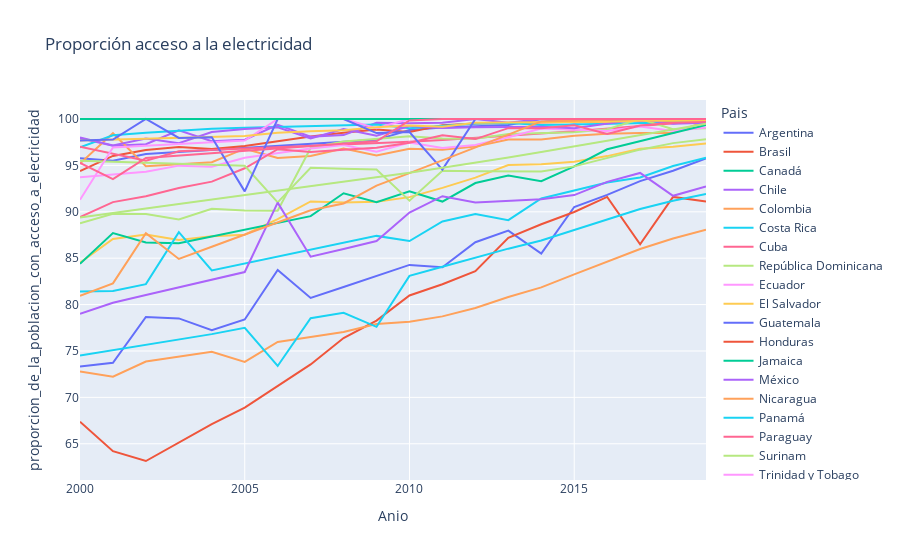

The notebook cell this image was saved under:
### Code cell
tabla_g2 = df.filter(items=['Anio','proporcion_de_la_poblacion_con_acceso_a_elecricidad','Pais'])
tabla_g2.reset_index(inplace=True)
fig = px.line(tabla_g2, 'Anio','proporcion_de_la_poblacion_con_acceso_a_elecricidad', color= 'Pais', title='Proporción acceso a la electricidad')
fig.show()

### Figure 1 — Plotly figure (JSON) as saved in the notebook; plotly's stock layout.template omitted (floating-point values rounded to 4 significant figures)
{"data": [{"hovertemplate": "Pais=Argentina<br>Anio=%{x}<br>proporcion_de_la_poblacion_con_acceso_a_elecricidad=%{y}<extra></extra>", "legendgroup": "Argentina", "line": {"color": "#636efa", "dash": "solid"}, "marker": {"symbol": "circle"}, "mode": "lines", "name": "Argentina", "orientation": "v", "showlegend": true, "type": "scatter", "x": [2000, 2001, 2002, 2003, 2004, 2005, 2006, 2007, 2008, 2009, 2010, 2011, 2012, 2013, 2014, 2015, 2016, 2017, 2018, 2019], "xaxis": "x", "y": [95.78, 95.51, 96.23, 96.44, 96.65, 96.86, 97.08, 97.29, 97.52, 97.75, 98.82, 99.1, 99.23, 99.34, 100, 99.63, 99.85, 100, 99.99, 100], "yaxis": "y"}, {"hovertemplate": "Pais=Brasil<br>Anio=%{x}<br>proporcion_de_la_poblacion_con_acceso_a_elecricidad=%{y}<extra></extra>", "legendgroup": "Brasil", "line": {"color": "#EF553B", "dash": "solid"}, "marker": {"symbol": "circle"}, "mode": "lines", "name": "Brasil", "orientation": "v", "showlegend": true, "type": "scatter", "x": [2000, 2001, 2002, 2003, 2004, 2005, 2006, 2007, 2008, 2009, 2010, 2011, 2012, 2013, 2014, 2015, 2016, 2017, 2018, 2019], "xaxis": "x", "y": [94.39, 96.02, 96.65, 96.98, 96.77, 97.09, 97.59, 98.13, 98.53, 98.86, 98.6, 99.33, 99.52, 99.58, 99.65, 99.71, 99.7, 99.8, 99.7, 99.8], "yaxis": "y"}, {"hovertemplate": "Pais=Canadá<br>Anio=%{x}<br>proporcion_de_la_poblacion_con_acceso_a_elecricidad=%{y}<extra></extra>", "legendgroup": "Canadá", "line": {"color": "#00cc96", "dash": "solid"}, "marker": {"symbol": "circle"}, "mode": "lines", "name": "Canadá", "orientation": "v", "showlegend": true, "type": "scatter", "x": [2000, 2001, 2002, 2003, 2004, 2005, 2006, 2007, 2008, 2009, 2010, 2011, 2012, 2013, 2014, 2015, 2016, 2017, 2018, 2019], "xaxis": "x", "y": [100, 100, 100, 100, 100, 100, 100, 100, 100, 100, 100, 100, 100, 100, 100, 100, 100, 100, 100, 100], "yaxis": "y"}, {"hovertemplate": "Pais=Chile<br>Anio=%{x}<br>proporcion_de_la_poblacion_con_acceso_a_elecricidad=%{y}<extra></extra>", "legendgroup": "Chile", "line": {"color": "#ab63fa", "dash": "solid"}, "marker": {"symbol": "circle"}, "mode": "lines", "name": "Chile", "orientation": "v", "showlegend": true, "type": "scatter", "x": [2000, 2001, 2002, 2003, 2004, 2005, 2006, 2007, 2008, 2009, 2010, 2011, 2012, 2013, 2014, 2015, 2016, 2017, 2018, 2019], "xaxis": "x", "y": [97.94, 97.12, 97.28, 98.78, 97.61, 97.77, 99.37, 98.09, 98.26, 99.59, 99.54, 99.59, 100, 99.6, 100, 99.71, 100, 99.7, 100, 100], "yaxis": "y"}, {"hovertemplate": "Pais=Colombia<br>Anio=%{x}<br>proporcion_de_la_poblacion_con_acceso_a_elecricidad=%{y}<extra></extra>", "legendgroup": "Colombia", "line": {"color": "#FFA15A", "dash": "solid"}, "marker": {"symbol": "circle"}, "mode": "lines", "name": "Colombia", "orientation": "v", "showlegend": true, "type": "scatter", "x": [2000, 2001, 2002, 2003, 2004, 2005, 2006, 2007, 2008, 2009, 2010, 2011, 2012, 2013, 2014, 2015, 2016, 2017, 2018, 2019], "xaxis": "x", "y": [95.2, 98.47, 94.91, 95.13, 95.35, 96.8, 95.79, 96.02, 96.81, 96.06, 96.79, 96.69, 97.03, 97.78, 97.79, 98.19, 98.4, 98.5, 98.5, 99.76], "yaxis": "y"}, {"hovertemplate": "Pais=Costa Rica<br>Anio=%{x}<br>proporcion_de_la_poblacion_con_acceso_a_elecricidad=%{y}<extra></extra>", "legendgroup": "Costa Rica", "line": {"color": "#19d3f3", "dash": "solid"}, "marker": {"symbol": "circle"}, "mode": "lines", "name": "Costa Rica", "orientation": "v", "showlegend": true, "type": "scatter", "x": [2000, 2001, 2002, 2003, 2004, 2005, 2006, 2007, 2008, 2009, 2010, 2011, 2012, 2013, 2014, 2015, 2016, 2017, 2018, 2019], "xaxis": "x", "y": [96.94, 98.25, 98.51, 98.7, 98.95, 99.05, 99.15, 99.22, 99.26, 99.41, 99.0, 99.23, 99.5, 99.56, 99.36, 99.41, 99.5, 99.6, 99.7, 99.71], "yaxis": "y"}, {"hovertemplate": "Pais=Cuba<br>Anio=%{x}<br>proporcion_de_la_poblacion_con_acceso_a_elecricidad=%{y}<extra></extra>", "legendgroup": "Cuba", "line": {"color": "#FF6692", "dash": "solid"}, "marker": {"symbol": "circle"}, "mode": "lines", "name": "Cuba", "orientation": "v", "showlegend": true, "type": "scatter", "x": [2000, 2001, 2002, 2003, 2004, 2005, 2006, 2007, 2008, 2009, 2010, 2011, 2012, 2013, 2014, 2015, 2016, 2017, 2018, 2019], "xaxis": "x", "y": [97, 96.23, 95.5, 96.51, 96.65, 96.79, 96.93, 97.07, 97.22, 97.38, 97.56, 97.75, 97.95, 98.18, 98.42, 98.68, 98.95, 99.24, 99.52, 99.8], "yaxis": "y"}, {"hovertemplate": "Pais=República Dominicana<br>Anio=%{x}<br>proporcion_de_la_poblacion_con_acceso_a_elecricidad=%{y}<extra></extra>", "legendgroup": "República Dominicana", "line": {"color": "#B6E880", "dash": "solid"}, "marker": {"symbol": "circle"}, "mode": "lines", "name": "República Dominicana", "orientation": "v", "showlegend": true, "type": "scatter", "x": [2000, 2001, 2002, 2003, 2004, 2005, 2006, 2007, 2008, 2009, 2010, 2011, 2012, 2013, 2014, 2015, 2016, 2017, 2018, 2019], "xaxis": "x", "y": [88.76, 89.79, 89.75, 89.17, 90.32, 90.14, 90.12, 96.88, 97.58, 97.86, 98.15, 97.9, 97.87, 98.39, 98.47, 98.56, 98.9, 100, 98.9, 99], "yaxis": "y"}, {"hovertemplate": "Pais=Ecuador<br>Anio=%{x}<br>proporcion_de_la_poblacion_con_acceso_a_elecricidad=%{y}<extra></extra>", "legendgroup": "Ecuador", "line": {"color": "#FF97FF", "dash": "solid"}, "marker": {"symbol": "circle"}, "mode": "lines", "name": "Ecuador", "orientation": "v", "showlegend": true, "type": "scatter", "x": [2000, 2001, 2002, 2003, 2004, 2005, 2006, 2007, 2008, 2009, 2010, 2011, 2012, 2013, 2014, 2015, 2016, 2017, 2018, 2019], "xaxis": "x", "y": [93.73, 94.02, 94.31, 94.97, 94.87, 95.83, 96.32, 96.81, 97.21, 96.47, 97.46, 96.87, 97.19, 98.03, 98.98, 98.83, 98.7, 99.2, 98.7, 99.09], "yaxis": "y"}, {"hovertemplate": "Pais=El Salvador<br>Anio=%{x}<br>proporcion_de_la_poblacion_con_acceso_a_elecricidad=%{y}<extra></extra>", "legendgroup": "El Salvador", "line": {"color": "#FECB52", "dash": "solid"}, "marker": {"symbol": "circle"}, "mode": "lines", "name": "El Salvador", "orientation": "v", "showlegend": true, "type": "scatter", "x": [2000, 2001, 2002, 2003, 2004, 2005, 2006, 2007, 2008, 2009, 2010, 2011, 2012, 2013, 2014, 2015, 2016, 2017, 2018, 2019], "xaxis": "x", "y": [84.52, 87.06, 87.55, 86.96, 87.36, 87.53, 89.2, 91.11, 91.0, 91.08, 91.58, 92.57, 93.68, 95.04, 95.13, 95.4, 96, 96.8, 97, 97.36], "yaxis": "y"}, {"hovertemplate": "Pais=Guatemala<br>Anio=%{x}<br>proporcion_de_la_poblacion_con_acceso_a_elecricidad=%{y}<extra></extra>", "legendgroup": "Guatemala", "line": {"color": "#636efa", "dash": "solid"}, "marker": {"symbol": "circle"}, "mode": "lines", "name": "Guatemala", "orientation": "v", "showlegend": true, "type": "scatter", "x": [2000, 2001, 2002, 2003, 2004, 2005, 2006, 2007, 2008, 2009, 2010, 2011, 2012, 2013, 2014, 2015, 2016, 2017, 2018, 2019], "xaxis": "x", "y": [73.32, 73.73, 78.67, 78.51, 77.23, 78.39, 83.73, 80.72, 81.89, 83.08, 84.28, 84.03, 86.72, 87.97, 85.49, 90.52, 91.82, 93.3, 94.43, 95.74], "yaxis": "y"}, {"hovertemplate": "Pais=Honduras<br>Anio=%{x}<br>proporcion_de_la_poblacion_con_acceso_a_elecricidad=%{y}<extra></extra>", "legendgroup": "Honduras", "line": {"color": "#EF553B", "dash": "solid"}, "marker": {"symbol": "circle"}, "mode": "lines", "name": "Honduras", "orientation": "v", "showlegend": true, "type": "scatter", "x": [2000, 2001, 2002, 2003, 2004, 2005, 2006, 2007, 2008, 2009, 2010, 2011, 2012, 2013, 2014, 2015, 2016, 2017, 2018, 2019], "xaxis": "x", "y": [67.38, 64.2, 63.14, 65.09, 67.11, 68.9, 71.27, 73.55, 76.4, 78.27, 80.98, 82.2, 83.61, 87.18, 88.65, 89.98, 91.6, 86.5, 91.6, 91.1], "yaxis": "y"}, {"hovertemplate": "Pais=Jamaica<br>Anio=%{x}<br>proporcion_de_la_poblacion_con_acceso_a_elecricidad=%{y}<extra></extra>", "legendgroup": "Jamaica", "line": {"color": "#00cc96", "dash": "solid"}, "marker": {"symbol": "circle"}, "mode": "lines", "name": "Jamaica", "orientation": "v", "showlegend": true, "type": "scatter", "x": [2000, 2001, 2002, 2003, 2004, 2005, 2006, 2007, 2008, 2009, 2010, 2011, 2012, 2013, 2014, 2015, 2016, 2017, 2018, 2019], "xaxis": "x", "y": [84.39, 87.71, 86.68, 86.61, 87.34, 88.07, 88.8, 89.53, 92, 91.03, 92.2, 91.1, 93.1, 93.9, 93.3, 94.9, 96.74, 97.61, 98.49, 99.37], "yaxis": "y"}, {"hovertemplate": "Pais=México<br>Anio=%{x}<br>proporcion_de_la_poblacion_con_acceso_a_elecricidad=%{y}<extra></extra>", "legendgroup": "México", "line": {"color": "#ab63fa", "dash": "solid"}, "marker": {"symbol": "circle"}, "mode": "lines", "name": "México", "orientation": "v", "showlegend": true, "type": "scatter", "x": [2000, 2001, 2002, 2003, 2004, 2005, 2006, 2007, 2008, 2009, 2010, 2011, 2012, 2013, 2014, 2015, 2016, 2017, 2018, 2019], "xaxis": "x", "y": [98.01, 97.14, 97.9, 97.4, 98.6, 98.93, 99.11, 97.91, 98.91, 98.2, 99.24, 99.03, 99.11, 99.15, 99.17, 99, 99.5, 100, 99.5, 99.6], "yaxis": "y"}, {"hovertemplate": "Pais=Nicaragua<br>Anio=%{x}<br>proporcion_de_la_poblacion_con_acceso_a_elecricidad=%{y}<extra></extra>", "legendgroup": "Nicaragua", "line": {"color": "#FFA15A", "dash": "solid"}, "marker": {"symbol": "circle"}, "mode": "lines", "name": "Nicaragua", "orientation": "v", "showlegend": true, "type": "scatter", "x": [2000, 2001, 2002, 2003, 2004, 2005, 2006, 2007, 2008, 2009, 2010, 2011, 2012, 2013, 2014, 2015, 2016, 2017, 2018, 2019], "xaxis": "x", "y": [72.78, 72.22, 73.86, 74.39, 74.91, 73.82, 75.97, 76.5, 77.04, 77.92, 78.15, 78.73, 79.64, 80.82, 81.85, 83.25, 84.64, 85.99, 87.12, 88.06], "yaxis": "y"}, {"hovertemplate": "Pais=Panamá<br>Anio=%{x}<br>proporcion_de_la_poblacion_con_acceso_a_elecricidad=%{y}<extra></extra>", "legendgroup": "Panamá", "line": {"color": "#19d3f3", "dash": "solid"}, "marker": {"symbol": "circle"}, "mode": "lines", "name": "Panamá", "orientation": "v", "showlegend": true, "type": "scatter", "x": [2000, 2001, 2002, 2003, 2004, 2005, 2006, 2007, 2008, 2009, 2010, 2011, 2012, 2013, 2014, 2015, 2016, 2017, 2018, 2019], "xaxis": "x", "y": [81.4, 81.46, 82.2, 87.8, 83.68, 84.41, 85.15, 85.89, 86.64, 87.4, 86.85, 88.96, 89.77, 89.1, 91.44, 92.29, 93.16, 93.7, 94.93, 95.82], "yaxis": "y"}, {"hovertemplate": "Pais=Paraguay<br>Anio=%{x}<br>proporcion_de_la_poblacion_con_acceso_a_elecricidad=%{y}<extra></extra>", "legendgroup": "Paraguay", "line": {"color": "#FF6692", "dash": "solid"}, "marker": {"symbol": "circle"}, "mode": "lines", "name": "Paraguay", "orientation": "v", "showlegend": true, "type": "scatter", "x": [2000, 2001, 2002, 2003, 2004, 2005, 2006, 2007, 2008, 2009, 2010, 2011, 2012, 2013, 2014, 2015, 2016, 2017, 2018, 2019], "xaxis": "x", "y": [89.42, 91.04, 91.67, 92.56, 93.25, 94.69, 96.75, 96.45, 96.68, 96.89, 97.43, 98.24, 97.84, 99.02, 99.0, 99.33, 98.4, 99.3, 99.6, 99.7], "yaxis": "y"}, {"hovertemplate": "Pais=Surinam<br>Anio=%{x}<br>proporcion_de_la_poblacion_con_acceso_a_elecricidad=%{y}<extra></extra>", "legendgroup": "Surinam", "line": {"color": "#B6E880", "dash": "solid"}, "marker": {"symbol": "circle"}, "mode": "lines", "name": "Surinam", "orientation": "v", "showlegend": true, "type": "scatter", "x": [2000, 2001, 2002, 2003, 2004, 2005, 2006, 2007, 2008, 2009, 2010, 2011, 2012, 2013, 2014, 2015, 2016, 2017, 2018, 2019], "xaxis": "x", "y": [95.49, 95.4, 95.29, 95.18, 95.07, 94.96, 91.02, 94.74, 94.64, 94.55, 91.2, 94.41, 94.37, 94.34, 94.34, 94.9, 95.82, 96.7, 97.4, 97.83], "yaxis": "y"}, {"hovertemplate": "Pais=Trinidad y Tobago<br>Anio=%{x}<br>proporcion_de_la_poblacion_con_acceso_a_elecricidad=%{y}<extra></extra>", "legendgroup": "Trinidad y Tobago", "line": {"color": "#FF97FF", "dash": "solid"}, "marker": {"symbol": "circle"}, "mode": "lines", "name": "Trinidad y Tobago", "orientation": "v", "showlegend": true, "type": "scatter", "x": [2000, 2001, 2002, 2003, 2004, 2005, 2006, 2007, 2008, 2009, 2010, 2011, 2012, 2013, 2014, 2015, 2016, 2017, 2018, 2019], "xaxis": "x", "y": [91.29, 96.93, 97.12, 97.31, 97.49, 97.67, 100, 100, 100, 99, 100, 100, 100, 100, 100, 100, 100, 100, 100, 100], "yaxis": "y"}, {"hovertemplate": "Pais=Uruguay<br>Anio=%{x}<br>proporcion_de_la_poblacion_con_acceso_a_elecricidad=%{y}<extra></extra>", "legendgroup": "Uruguay", "line": {"color": "#FECB52", "dash": "solid"}, "marker": {"symbol": "circle"}, "mode": "lines", "name": "Uruguay", "orientation": "v", "showlegend": true, "type": "scatter", "x": [2000, 2001, 2002, 2003, 2004, 2005, 2006, 2007, 2008, 2009, 2010, 2011, 2012, 2013, 2014, 2015, 2016, 2017, 2018, 2019], "xaxis": "x", "y": [97.68, 97.79, 97.89, 97.98, 98.07, 98.17, 98.51, 98.69, 98.78, 99.1, 99.3, 99.17, 99.6, 99.61, 99.66, 99.71, 99.7, 99.8, 99.8, 99.9], "yaxis": "y"}, {"hovertemplate": "Pais=Antigua y Barbuda<br>Anio=%{x}<br>proporcion_de_la_poblacion_con_acceso_a_elecricidad=%{y}<extra></extra>", "legendgroup": "Antigua y Barbuda", "line": {"color": "#636efa", "dash": "solid"}, "marker": {"symbol": "circle"}, "mode": "lines", "name": "Antigua y Barbuda", "orientation": "v", "showlegend": true, "type": "scatter", "x": [2000, 2001, 2002, 2003, 2004, 2005, 2006, 2007, 2008, 2009, 2010, 2011, 2012, 2013, 2014, 2015, 2016, 2017, 2018, 2019], "xaxis": "x", "y": [97.69, 97.79, 100, 97.96, 98.04, 92.2, 100, 100, 100, 98.48, 98.6, 94.55, 100, 100, 100, 100, 100, 100, 100, 100], "yaxis": "y"}, {"hovertemplate": "Pais=Bahamas<br>Anio=%{x}<br>proporcion_de_la_poblacion_con_acceso_a_elecricidad=%{y}<extra></extra>", "legendgroup": "Bahamas", "line": {"color": "#EF553B", "dash": "solid"}, "marker": {"symbol": "circle"}, "mode": "lines", "name": "Bahamas", "orientation": "v", "showlegend": true, "type": "scatter", "x": [2000, 2001, 2002, 2003, 2004, 2005, 2006, 2007, 2008, 2009, 2010, 2011, 2012, 2013, 2014, 2015, 2016, 2017, 2018, 2019], "xaxis": "x", "y": [100, 100, 100, 100, 100, 100, 100, 100, 100, 100, 100, 100, 100, 100, 100, 100, 100, 100, 100, 100], "yaxis": "y"}, {"hovertemplate": "Pais=Barbados<br>Anio=%{x}<br>proporcion_de_la_poblacion_con_acceso_a_elecricidad=%{y}<extra></extra>", "legendgroup": "Barbados", "line": {"color": "#00cc96", "dash": "solid"}, "marker": {"symbol": "circle"}, "mode": "lines", "name": "Barbados", "orientation": "v", "showlegend": true, "type": "scatter", "x": [2000, 2001, 2002, 2003, 2004, 2005, 2006, 2007, 2008, 2009, 2010, 2011, 2012, 2013, 2014, 2015, 2016, 2017, 2018, 2019], "xaxis": "x", "y": [100, 100, 100, 100, 100.0, 99.98, 100, 100, 100, 100, 100, 100, 100, 100, 100, 100, 100, 100, 100, 100], "yaxis": "y"}, {"hovertemplate": "Pais=Belice<br>Anio=%{x}<br>proporcion_de_la_poblacion_con_acceso_a_elecricidad=%{y}<extra></extra>", "legendgroup": "Belice", "line": {"color": "#ab63fa", "dash": "solid"}, "marker": {"symbol": "circle"}, "mode": "lines", "name": "Belice", "orientation": "v", "showlegend": true, "type": "scatter", "x": [2000, 2001, 2002, 2003, 2004, 2005, 2006, 2007, 2008, 2009, 2010, 2011, 2012, 2013, 2014, 2015, 2016, 2017, 2018, 2019], "xaxis": "x", "y": [79, 80.2, 81.03, 81.86, 82.68, 83.5, 90.99, 85.16, 86.0, 86.85, 89.92, 91.68, 91.0, 91.19, 91.36, 91.8, 93.22, 94.19, 91.72, 92.72], "yaxis": "y"}, {"hovertemplate": "Pais=Dominica<br>Anio=%{x}<br>proporcion_de_la_poblacion_con_acceso_a_elecricidad=%{y}<extra></extra>", "legendgroup": "Dominica", "line": {"color": "#FFA15A", "dash": "solid"}, "marker": {"symbol": "circle"}, "mode": "lines", "name": "Dominica", "orientation": "v", "showlegend": true, "type": "scatter", "x": [2000, 2001, 2002, 2003, 2004, 2005, 2006, 2007, 2008, 2009, 2010, 2011, 2012, 2013, 2014, 2015, 2016, 2017, 2018, 2019], "xaxis": "x", "y": [80.95, 82.28, 87.7, 84.91, 86.23, 87.54, 88.85, 90.17, 90.9, 92.83, 94.17, 95.54, 96.92, 98.32, 99.74, 99.83, 99.98, 100, 100, 100], "yaxis": "y"}, {"hovertemplate": "Pais=Guyana<br>Anio=%{x}<br>proporcion_de_la_poblacion_con_acceso_a_elecricidad=%{y}<extra></extra>", "legendgroup": "Guyana", "line": {"color": "#19d3f3", "dash": "solid"}, "marker": {"symbol": "circle"}, "mode": "lines", "name": "Guyana", "orientation": "v", "showlegend": true, "type": "scatter", "x": [2000, 2001, 2002, 2003, 2004, 2005, 2006, 2007, 2008, 2009, 2010, 2011, 2012, 2013, 2014, 2015, 2016, 2017, 2018, 2019], "xaxis": "x", "y": [74.52, 75.1, 75.68, 76.25, 76.82, 77.5, 73.38, 78.52, 79.11, 77.6, 83.09, 84.08, 85.07, 86.03, 86.9, 88.0, 89.17, 90.3, 91.2, 91.92], "yaxis": "y"}, {"hovertemplate": "Pais=San Cristóbal y Nieves<br>Anio=%{x}<br>proporcion_de_la_poblacion_con_acceso_a_elecricidad=%{y}<extra></extra>", "legendgroup": "San Cristóbal y Nieves", "line": {"color": "#FF6692", "dash": "solid"}, "marker": {"symbol": "circle"}, "mode": "lines", "name": "San Cristóbal y Nieves", "orientation": "v", "showlegend": true, "type": "scatter", "x": [2000, 2001, 2002, 2003, 2004, 2005, 2006, 2007, 2008, 2009, 2010, 2011, 2012, 2013, 2014, 2015, 2016, 2017, 2018, 2019], "xaxis": "x", "y": [95.28, 93.53, 95.8, 96.05, 96.3, 96.55, 96.8, 97.06, 97.32, 97.59, 99.84, 100, 100, 100, 100, 100, 100, 100, 100, 100], "yaxis": "y"}, {"hovertemplate": "Pais=Santa Lucía<br>Anio=%{x}<br>proporcion_de_la_poblacion_con_acceso_a_elecricidad=%{y}<extra></extra>", "legendgroup": "Santa Lucía", "line": {"color": "#B6E880", "dash": "solid"}, "marker": {"symbol": "circle"}, "mode": "lines", "name": "Santa Lucía", "orientation": "v", "showlegend": true, "type": "scatter", "x": [2000, 2001, 2002, 2003, 2004, 2005, 2006, 2007, 2008, 2009, 2010, 2011, 2012, 2013, 2014, 2015, 2016, 2017, 2018, 2019], "xaxis": "x", "y": [89.39, 89.9, 90.36, 90.83, 91.31, 91.78, 92.26, 92.74, 93.22, 93.72, 94.2, 94.75, 95.34, 95.86, 96.44, 97.03, 97.64, 98.28, 98.88, 99.5], "yaxis": "y"}], "layout": {"legend": {"title": {"text": "Pais"}, "tracegroupgap": 0}, "title": {"text": "Proporción acceso a la electricidad"}, "xaxis": {"anchor": "y", "domain": [0, 1], "title": {"text": "Anio"}}, "yaxis": {"anchor": "x", "domain": [0, 1], "title": {"text": "proporcion_de_la_poblacion_con_acceso_a_elecricidad"}}}}
